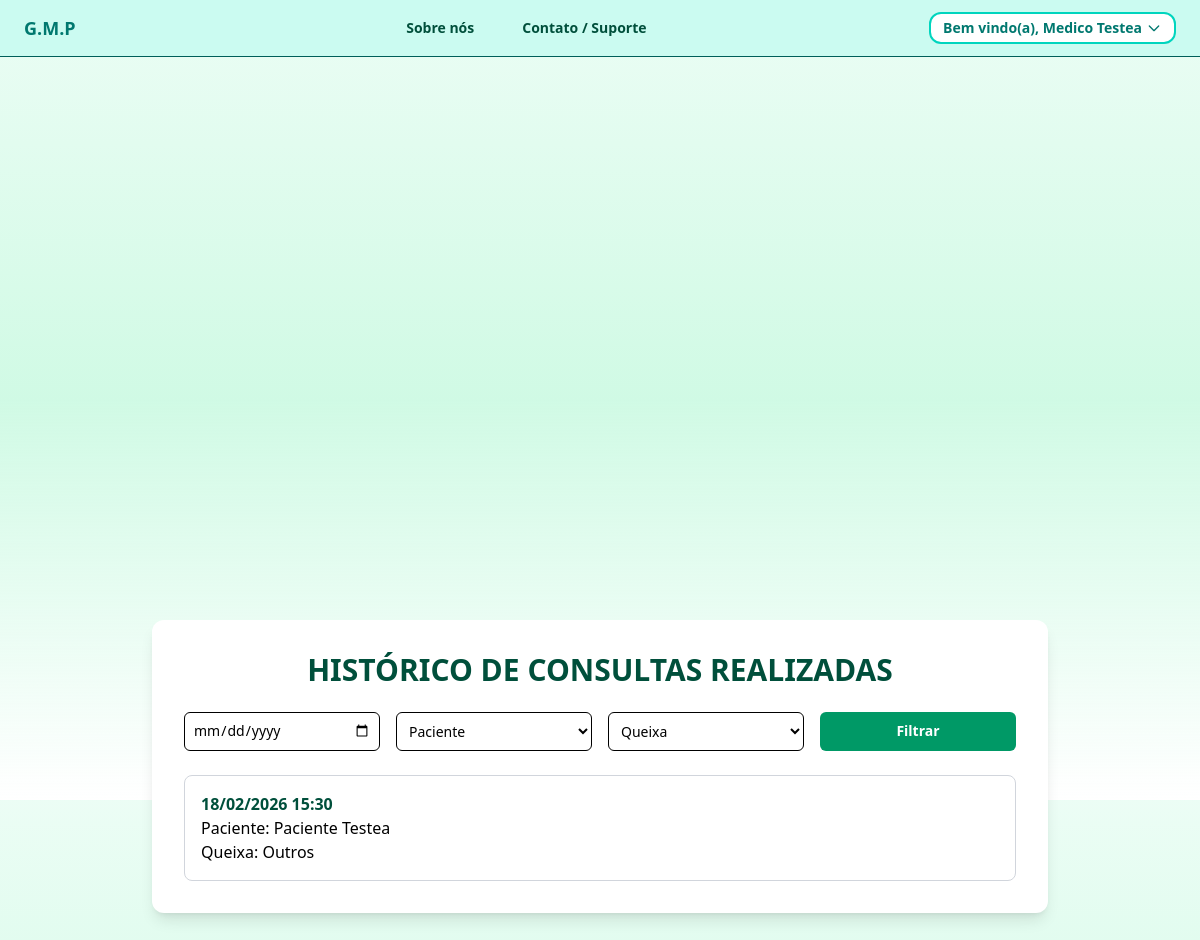
Screenshot of /consultas/historico-medico/ (signed in) with the database file from the repository.
### gmp/usuarios/models.py (models this page shows, shortened)
class CustomUser(AbstractBaseUser, PermissionsMixin):
    ROLE_CHOICES = [
        ('paciente', 'Paciente'),
        ('medico', 'Médico'),
        ('superadm', 'Super Administrador'),
    ]
    QUEIXA_CHOICES = [
        ('depressao', 'Depressão'),
        ('ansiedade', 'Ansiedade'),
        ('tag', 'TAG'),
        ('toc', 'TOC'),
        ('bipolaridade', 'Bipolaridade'),
        ('esquizofrenia', 'Esquizofrenia'),
        ('outros', 'Outros'),
    ]
    nome = models.CharField(max_length=255, blank=True, null=True)
    email = models.EmailField(unique=True, blank=False, null=False)
    idade = models.PositiveIntegerField(blank=True, null=True)
    queixa = models.CharField(max_length=25, choices=QUEIXA_CHOICES, default='depressao')
    role = models.CharField(max_length=20, choices=ROLE_CHOICES, default='paciente')
    telefone = models.CharField(max_length=20, blank=True, null=True)
    origem = models.CharField(max_length=50, blank=True)
    foto_perfil = models.ImageField(upload_to='foto_perfil/', blank=True, null=True)
    is_active = models.BooleanField(default=True)
    is_staff = models.BooleanField(default=False)
    date_joined = models.DateTimeField(default=timezone.now)
    USERNAME_FIELD = 'email'
    REQUIRED_FIELDS = []
    objects = CustomUserManager()

### gmp/consultas/models.py (models this page shows, shortened)
class AgendamentoConsulta(models.Model):
    STATUS_MARCADA = 'marcada'
    STATUS_REALIZADA = 'realizada'
    STATUS_CANCELADA = 'cancelada'
    STATUS_NAO_REALIZADA = 'nao_realizada'
    STATUS_CHOICES = [
        (STATUS_MARCADA, 'Marcada'),
        (STATUS_REALIZADA, 'Realizada'),
        (STATUS_CANCELADA, 'Cancelada'),
        (STATUS_NAO_REALIZADA, 'Não Realizada'),
    ]
    paciente = models.ForeignKey(
        User,
        on_delete=models.CASCADE,
        related_name='consultas_como_paciente'
    )
    medico = models.ForeignKey(
        User,
        on_delete=models.CASCADE,
        related_name='consultas_como_medico'
    )
    data_hora = models.DateTimeField(db_index=True)
    status = models.CharField(
        max_length=20,
        choices=STATUS_CHOICES,
        default=STATUS_MARCADA,
        db_index=True
    )
    cancelado_por = models.ForeignKey(
        User,
        null=True,
        blank=True,
        on_delete=models.SET_NULL,
        related_name='cancelamentos_realizados'
    )
    criado_em = models.DateTimeField(auto_now_add=True)
    atualizado_em = models.DateTimeField(auto_now=True)
    cancelado_em = models.DateTimeField(null=True, blank=True)
    class Meta:
        ordering = ['-data_hora']
        constraints = [
            models.UniqueConstraint(
                fields=['medico', 'data_hora'],
                name='unique_medico_horario'
            ),
            models.UniqueConstraint(
                fields=['paciente', 'data_hora'],
                name='unique_paciente_horario'
            ),
        ]
        indexes = [
            models.Index(fields=['medico']),
            models.Index(fields=['paciente']),
            models.Index(fields=['status']),
            models.Index(fields=['data_hora']),
            models.Index(fields=['medico', 'data_hora']),
            models.Index(fields=['paciente', 'data_hora']),
        ]

### gmp/consultas/views.py (the view)
# urls.py: path('historico-medico/', views.historico_medico_consultas, name='historico_medico_consultas'),
@login_required
def historico_medico_consultas(request):
    if not medico_ou_superadmin(request.user):
        raise PermissionDenied
    consultas = consultas_realizadas_por_medico(request.user)
    data = request.GET.get('data')
    paciente_id = request.GET.get('paciente_id')
    queixa = request.GET.get('queixa')
    if data:
        consultas = consultas.filter(data_hora__date=data)
    if paciente_id:
        consultas = consultas.filter(paciente_id=paciente_id)
    if queixa:
        consultas = consultas.filter(
            paciente__queixa=queixa
        )
    pacientes = pacientes_do_medico(request.user)
    queixas_choices = User.QUEIXA_CHOICES
    if (data or paciente_id or queixa) and not consultas.exists():
        messages.info(
            request,
            "Não há consultas registradas com estes parâmetros."
        )
    paginator = Paginator(consultas, 10)
    page_number = request.GET.get('page')
    page_obj = paginator.get_page(page_number)
    return render(request, 'gmp/historico_medico_consultas.html', {
        'page_obj': page_obj,
        'pacientes': pacientes,
        'queixas_choices': queixas_choices,
    })

### gmp/consultas/selectors.py (called while the page is built)
def consultas_realizadas_por_medico(medico):
    return (
        AgendamentoConsulta.objects
        .select_related('paciente')
        .filter(
            medico=medico,
            status=AgendamentoConsulta.STATUS_REALIZADA
        )
        .order_by('-data_hora')
    )

def pacientes_do_medico(medico):
    return (
        User.objects
        .filter(
            consultas_como_paciente__medico=medico,
            consultas_como_paciente__status=AgendamentoConsulta.STATUS_REALIZADA
        )
        .distinct()
        .only('id', 'nome')
    )

### gmp/consultas/views.py (called while the page is built)
def medico_ou_superadmin(user):
    return user.is_authenticated and user.role in ['medico', 'superadm']

### gmp/consultas/templates/gmp/historico_medico_consultas.html (shortened to what this page needs)
{% extends "main.html" %}
{% block body %}
<div class="min-h-screen pt-2 flex items-center justify-center">
  <div class="w-full max-w-4xl bg-white rounded-xl shadow-lg p-8">
    <h2 class="text-3xl font-semibold text-center text-emerald-900 mb-6">
      HISTÓRICO DE CONSULTAS REALIZADAS
    </h2>
    <form method="get"
          class="mb-6 grid grid-cols-1 md:grid-cols-4 gap-4">
        <input type="date"
               name="data"
               value="{{ request.GET.data }}"
               class="border rounded-md p-2 text-sm">
        <select name="paciente_id"
                class="border rounded-md p-2 text-sm">
            <option value="">Paciente</option>
        </select>
        <select name="queixa"
                class="border rounded-md p-2 text-sm">
            <option value="">Queixa</option>
        </select>
        <button type="submit"
                class="cursor-pointer bg-emerald-600 text-white rounded-md px-4 py-2 text-sm font-semibold hover:bg-emerald-700 transition">
            Filtrar
        </button>
    </form>
    {% if page_obj and page_obj.object_list %}
        <div class="space-y-4">
            {% for consulta in page_obj %}
                <div class="border border-gray-300 rounded-lg p-4 hover:shadow-md transition">
                    <p class="font-semibold text-emerald-900">
                        {{ consulta.data_hora|date:"d/m/Y H:i" }}
                    </p>
                    <p>
                        <span class="font-medium">Paciente:</span>
                        {{ consulta.paciente.nome }}
                    </p>
                    <p>
                        <span class="font-medium">Queixa:</span>
                        {{ consulta.paciente.get_queixa_display }}
                    </p>
                </div>
            {% endfor %}
        </div>
    {% else %}
        <p class="text-center text-gray-600">
            Nenhuma consulta realizada encontrada.
        </p>
    {% endif %}
  </div>
</div>
{% endblock %}

### templates/main.html (shortened to what this page needs)
<!DOCTYPE html>
<html lang="pt-br" class="scroll-smooth">
<head>
    <script src="https://unpkg.com/@tailwindcss/browser@4"></script>
</head>
<body class="pt-16 min-h-screen bg-gradient-to-b from-emerald-50 via-emerald-100 to-emerald-150">
<header class="fixed top-0 inset-x-0 z-50 bg-teal-100 border-b border-teal-800">
    <nav class="flex items-center justify-between px-6 py-3">
        <div class="flex items-center gap-6">
            <a href="{% url 'home' %}" class="text-teal-700 font-extrabold text-lg">
                G.M.P
            </a>
        </div>
        <div class="ml-12 flex gap-12 text-sm font-semibold text-emerald-900">
            {% if request.resolver_match.url_name == 'home' %}
                <a href="#sobre" class="hover:text-emerald-600 transition">
                    Sobre nós
                </a>
            {% else %}
                <a href="{% url 'home' %}#sobre" class="hover:text-emerald-600 transition">
                    Sobre nós
                </a>
            {% endif %}
            {% if request.resolver_match.url_name == 'home' %}
                <a href="#contato" class="hover:text-emerald-600 transition">
                    Contato / Suporte
                </a>
            {% else %}
                <a href="{% url 'home' %}#contato" class="hover:text-emerald-600 transition">
                    Contato / Suporte
                </a>
            {% endif %}
        </div>
        <div class="relative">
            {% if request.user.is_authenticated and request.user.is_staff %}
                <button id="userMenuButton"
                    class="flex cursor-pointer items-center gap-1 bg-white border-2 border-teal-400 rounded-xl px-3 py-1 text-sm font-semibold text-teal-700 hover:bg-teal-50">
                    Bem vindo(a), {{ request.user.nome }}
                    <svg class="w-4 h-4" fill="none" stroke="currentColor" stroke-width="2" viewBox="0 0 24 24">
                        <path stroke-linecap="round" stroke-linejoin="round" d="M19 9l-7 7-7-7"/>
                    </svg>
                </button>
                <div id="userDropdown" class="hidden absolute right-0 mt-2 w-48 bg-white rounded-md shadow-lg py-2 text-sm z-50">
                    <a href="{% url 'cadastro' %}" class="block px-4 py-2 hover:bg-gray-100 text-emerald-900">
                        Novo cadastro
                    </a>
                    <a href="{% url 'home' %}" class="block px-4 py-2 hover:bg-gray-100 text-emerald-900">
                        Consultas
                    </a>
                    <a href="{% url 'perfil_usuario' %}" class="block px-4 py-2 hover:bg-gray-100 text-emerald-900">
                        Minhas informações
                    </a>
                    <form action="{% url 'logout' %}" method="post">
                        {% csrf_token %}
                        <button type="submit" class="w-full cursor-pointer text-left px-4 py-2 hover:bg-red-100 text-red-600">
                            Sair
                        </button>
                    </form>
                </div>
            {% elif request.user.is_authenticated and request.user.role == 'medico' %}
                <button id="userMenuButton"
                    class="flex cursor-pointer items-center gap-1 bg-white border-2 border-teal-400 rounded-xl px-3 py-1 text-sm font-semibold text-teal-700 hover:bg-teal-50">
                    Bem vindo(a), {{ request.user.nome }}
                    <svg class="w-4 h-4" fill="none" stroke="currentColor" stroke-width="2" viewBox="0 0 24 24">
                        <path stroke-linecap="round" stroke-linejoin="round" d="M19 9l-7 7-7-7"/>
                    </svg>
                </button>
            {% else %}
                {% if request.resolver_match.url_name == 'home' %}
                    <a href="{% url 'login' %}" class="bg-white border-2 border-teal-400 rounded-xl px-3 py-1 text-sm font-semibold text-teal-700 hover:bg-teal-50">
                        LOGIN
                    </a>
                {% endif %}
            {% endif %}
        </div>
    </nav>
</header>
<main class="pt-6 px-4">
    {% block body %}{% endblock body %}
</main>
</body>
</html>

### rows the page displays
CustomUser: user.nome "Medico Testea"
AgendamentoConsulta: data_hora "18/02/2026 15:30", paciente.nome "Paciente Testea", paciente.queixa "Outros"
